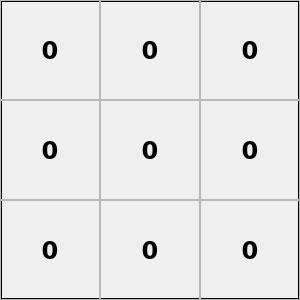
    <widget class="QFrame" name="frame_5">
     <property name="geometry">
      <rect>
       <x>0</x>
       <y>300</y>
       <width>300</width>
       <height>300</height>
      </rect>
     </property>
     <property name="frameShape">
      <enum>QFrame::Box</enum>
     </property>
     <property name="frameShadow">
      <enum>QFrame::Plain</enum>
     </property>
     <property name="lineWidth">
      <number>2</number>
     </property>
     <widget class="QFrame" name="frame_38">
      <property name="geometry">
       <rect>
        <x>0</x>
        <y>0</y>
        <width>100</width>
        <height>100</height>
       </rect>
      </property>
      <property name="frameShape">
       <enum>QFrame::StyledPanel</enum>
      </property>
      <property name="frameShadow">
       <enum>QFrame::Raised</enum>
      </property>
      <widget class="QPushButton" name="grid_27">
       <property name="geometry">
        <rect>
         <x>0</x>
         <y>0</y>
         <width>100</width>
         <height>100</height>
        </rect>
       </property>
       <property name="font">
        <font>
         <family>DejaVu Sans</family>
         <pointsize>18</pointsize>
         <weight>75</weight>
         <bold>true</bold>
        </font>
       </property>
       <property name="text">
        <string>0</string>
       </property>
       <property name="flat">
        <bool>true</bool>
       </property>
      </widget>
     </widget>
     <widget class="QFrame" name="frame_39">
      <property name="geometry">
       <rect>
        <x>100</x>
        <y>0</y>
        <width>100</width>
        <height>100</height>
       </rect>
      </property>
      <property name="frameShape">
       <enum>QFrame::StyledPanel</enum>
      </property>
      <property name="frameShadow">
       <enum>QFrame::Raised</enum>
      </property>
      <widget class="QPushButton" name="grid_28">
       <property name="geometry">
        <rect>
         <x>0</x>
         <y>0</y>
         <width>100</width>
         <height>100</height>
        </rect>
       </property>
       <property name="font">
        <font>
         <family>DejaVu Sans</family>
         <pointsize>18</pointsize>
         <weight>75</weight>
         <bold>true</bold>
        </font>
       </property>
       <property name="text">
        <string>0</string>
       </property>
       <property name="flat">
        <bool>true</bool>
       </property>
      </widget>
     </widget>
     <widget class="QFrame" name="frame_40">
      <property name="geometry">
       <rect>
        <x>200</x>
        <y>0</y>
        <width>100</width>
        <height>100</height>
       </rect>
      </property>
      <property name="frameShape">
       <enum>QFrame::StyledPanel</enum>
      </property>
      <property name="frameShadow">
       <enum>QFrame::Raised</enum>
      </property>
      <widget class="QPushButton" name="grid_29">
       <property name="geometry">
        <rect>
         <x>0</x>
         <y>0</y>
         <width>100</width>
         <height>100</height>
        </rect>
       </property>
       <property name="font">
        <font>
         <family>DejaVu Sans</family>
         <pointsize>18</pointsize>
         <weight>75</weight>
         <bold>true</bold>
        </font>
       </property>
       <property name="text">
        <string>0</string>
       </property>
       <property name="flat">
        <bool>true</bool>
       </property>
      </widget>
     </widget>
     <widget class="QFrame" name="frame_41">
      <property name="geometry">
       <rect>
        <x>0</x>
        <y>100</y>
        <width>100</width>
        <height>100</height>
       </rect>
      </property>
      <property name="frameShape">
       <enum>QFrame::StyledPanel</enum>
      </property>
      <property name="frameShadow">
       <enum>QFrame::Raised</enum>
      </property>
      <widget class="QPushButton" name="grid_36">
       <property name="geometry">
        <rect>
         <x>0</x>
         <y>0</y>
         <width>100</width>
         <height>100</height>
        </rect>
       </property>
       <property name="font">
        <font>
         <family>DejaVu Sans</family>
         <pointsize>18</pointsize>
         <weight>75</weight>
         <bold>true</bold>
        </font>
       </property>
       <property name="text">
        <string>0</string>
       </property>
       <property name="flat">
        <bool>true</bool>
       </property>
      </widget>
     </widget>
     <widget class="QFrame" name="frame_42">
      <property name="geometry">
       <rect>
        <x>100</x>
        <y>100</y>
        <width>100</width>
        <height>100</height>
       </rect>
      </property>
      <property name="frameShape">
       <enum>QFrame::StyledPanel</enum>
      </property>
      <property name="frameShadow">
       <enum>QFrame::Raised</enum>
      </property>
      <widget class="QPushButton" name="grid_37">
       <property name="geometry">
        <rect>
         <x>0</x>
         <y>0</y>
         <width>100</width>
         <height>100</height>
        </rect>
       </property>
       <property name="font">
        <font>
         <family>DejaVu Sans</family>
         <pointsize>18</pointsize>
         <weight>75</weight>
         <bold>true</bold>
        </font>
       </property>
       <property name="text">
        <string>0</string>
       </property>
       <property name="flat">
        <bool>true</bool>
       </property>
      </widget>
     </widget>
     <widget class="QFrame" name="frame_43">
      <property name="geometry">
       <rect>
        <x>200</x>
        <y>100</y>
        <width>100</width>
        <height>100</height>
       </rect>
      </property>
      <property name="frameShape">
       <enum>QFrame::StyledPanel</enum>
      </property>
      <property name="frameShadow">
       <enum>QFrame::Raised</enum>
      </property>
      <widget class="QPushButton" name="grid_38">
       <property name="geometry">
        <rect>
         <x>0</x>
         <y>0</y>
         <width>100</width>
         <height>100</height>
        </rect>
       </property>
       <property name="font">
        <font>
         <family>DejaVu Sans</family>
         <pointsize>18</pointsize>
         <weight>75</weight>
         <bold>true</bold>
        </font>
       </property>
       <property name="text">
        <string>0</string>
       </property>
       <property name="flat">
        <bool>true</bool>
       </property>
      </widget>
     </widget>
     <widget class="QFrame" name="frame_44">
      <property name="geometry">
       <rect>
        <x>0</x>
        <y>200</y>
        <width>100</width>
        <height>100</height>
       </rect>
      </property>
      <property name="frameShape">
       <enum>QFrame::StyledPanel</enum>
      </property>
      <property name="frameShadow">
       <enum>QFrame::Raised</enum>
      </property>
      <widget class="QPushButton" name="grid_45">
       <property name="geometry">
        <rect>
         <x>0</x>
         <y>0</y>
         <width>100</width>
         <height>100</height>
        </rect>
       </property>
       <property name="font">
        <font>
         <family>DejaVu Sans</family>
         <pointsize>18</pointsize>
         <weight>75</weight>
         <bold>true</bold>
        </font>
       </property>
       <property name="text">
        <string>0</string>
       </property>
       <property name="flat">
        <bool>true</bool>
       </property>
      </widget>
     </widget>
     <widget class="QFrame" name="frame_45">
      <property name="geometry">
       <rect>
        <x>100</x>
        <y>200</y>
        <width>100</width>
        <height>100</height>
       </rect>
      </property>
      <property name="frameShape">
       <enum>QFrame::StyledPanel</enum>
      </property>
      <property name="frameShadow">
       <enum>QFrame::Raised</enum>
      </property>
      <widget class="QPushButton" name="grid_46">
       <property name="geometry">
        <rect>
         <x>0</x>
         <y>0</y>
         <width>100</width>
         <height>100</height>
        </rect>
       </property>
       <property name="font">
        <font>
         <family>DejaVu Sans</family>
         <pointsize>18</pointsize>
         <weight>75</weight>
         <bold>true</bold>
        </font>
       </property>
       <property name="text">
        <string>0</string>
       </property>
       <property name="flat">
        <bool>true</bool>
       </property>
      </widget>
     </widget>
     <widget class="QFrame" name="frame_46">
      <property name="geometry">
       <rect>
        <x>200</x>
        <y>200</y>
        <width>100</width>
        <height>100</height>
       </rect>
      </property>
      <property name="frameShape">
       <enum>QFrame::StyledPanel</enum>
      </property>
      <property name="frameShadow">
       <enum>QFrame::Raised</enum>
      </property>
      <widget class="QPushButton" name="grid_47">
       <property name="geometry">
        <rect>
         <x>0</x>
         <y>0</y>
         <width>100</width>
         <height>100</height>
        </rect>
       </property>
       <property name="font">
        <font>
         <family>DejaVu Sans</family>
         <pointsize>18</pointsize>
         <weight>75</weight>
         <bold>true</bold>
        </font>
       </property>
       <property name="text">
        <string>0</string>
       </property>
       <property name="flat">
        <bool>true</bool>
       </property>
      </widget>
     </widget>
    </widget>
